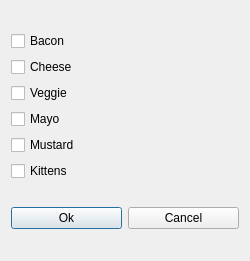
<?xml version="1.0" encoding="UTF-8"?>
<ui version="4.0">
 <class>Dialog</class>
 <widget class="QDialog" name="Dialog">
  <property name="geometry">
   <rect>
    <x>0</x>
    <y>0</y>
    <width>250</width>
    <height>261</height>
   </rect>
  </property>
  <property name="windowTitle">
   <string>Dialog</string>
  </property>
  <layout class="QVBoxLayout" name="verticalLayout_2">
   <item>
    <layout class="QVBoxLayout" name="verticalLayout">
     <item>
      <widget class="QCheckBox" name="checkBox">
       <property name="text">
        <string>Bacon</string>
       </property>
      </widget>
     </item>
     <item>
      <widget class="QCheckBox" name="checkBox_2">
       <property name="text">
        <string>Cheese</string>
       </property>
      </widget>
     </item>
     <item>
      <widget class="QCheckBox" name="checkBox_3">
       <property name="text">
        <string>Veggie</string>
       </property>
      </widget>
     </item>
     <item>
      <widget class="QCheckBox" name="checkBox_6">
       <property name="text">
        <string>Mayo</string>
       </property>
      </widget>
     </item>
     <item>
      <widget class="QCheckBox" name="checkBox_4">
       <property name="text">
        <string>Mustard</string>
       </property>
      </widget>
     </item>
     <item>
      <widget class="QCheckBox" name="checkBox_5">
       <property name="text">
        <string>Kittens</string>
       </property>
      </widget>
     </item>
    </layout>
   </item>
   <item>
    <layout class="QHBoxLayout" name="horizontalLayout">
     <item>
      <widget class="QPushButton" name="pushButton">
       <property name="text">
        <string>Ok</string>
       </property>
      </widget>
     </item>
     <item>
      <widget class="QPushButton" name="pushButton_2">
       <property name="text">
        <string>Cancel</string>
       </property>
      </widget>
     </item>
    </layout>
   </item>
  </layout>
 </widget>
 <resources/>
 <connections>
  <connection>
   <sender>pushButton_2</sender>
   <signal>clicked()</signal>
   <receiver>Dialog</receiver>
   <slot>reject()</slot>
   <hints>
    <hint type="sourcelabel">
     <x>190</x>
     <y>227</y>
    </hint>
    <hint type="destinationlabel">
     <x>245</x>
     <y>192</y>
    </hint>
   </hints>
  </connection>
 </connections>
</ui>
